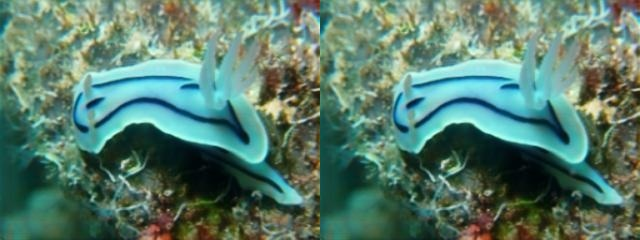
#> input picture output_image_EUVP1000_trainA/d0.0001_b1.2-2_l5_rs0.2_a0.45_sc0.03_m0_s42/compare/nm_115up.jpg, 640 x 240 px; its folder holds only this picture in this run
$ python add_marine_snow.py output_image_EUVP1000_trainA/d0.0001_b1.2-2_l5_rs0.2_a0.45_sc0.03_m0_s42/compare/nm_115up.jpg out.png
#> lines starting #> are read from the running program, lines starting #| are printed output that depends on the picture; after the words box and inside, x2 and y2 are one past the last pixel; in counts of white or black regions, pixels touching at a corner belong together
#!/usr/bin/env python3
# -*- coding: utf-8 -*-
"""
add_marine_snow.py
水中画像に合成マリンスノーを付加するスクリプト

現在の機能:
  - 大きなキャンバス（デフォルト 4096×4096）上にマリンスノーを1回生成し、
    各画像にランダムクロップして重ねる方式。
        - 粒サイズは絶対ピクセル単位で固定（解像度によらず同じ大きさ）
        - キャンバスの粒密度は density [粒/px] で均一なため、
          どの解像度の画像を切り取っても同じ粒密度感になる
        - キャンバスより大きい画像はキャンバスをタイリングして対応
        - --ref-dim で基準短辺解像度を指定すると、粒サイズが解像度に比例してスケーリングされる
          (例: ref-dim=540 なら 1080p 画像では粒が2倍の px になる = 物理的に正しい挙動)
    - 点の半径は重みテーブル（RADIUS_PROBS）で抽選
    - 粒レイヤー方式のぼかし: 粒だけを別レイヤーに描いてガウシアンぼかし後に合成
      (背景はぼかさない)
    - 粒ごとにぼかし強度σをランダムに抽選 (blur-min〜blur-max の一様分布)
        大きい粒ほどσを強める係数 (--blur-radius-scale) も指定可能
      σを blur-levels 段階に量子化し、レイヤーごとにまとめてぼかして高速化
    - 粒は半透明 (--alpha): 背景が透けることで水の色被りが粒にも乗る
    - LaMa用マスク出力: 粒の領域を二値マスクとして mask に保存する
        (白=粒の領域=補完対象)
        マスク範囲は snow-cutoff 後の有効領域と一致させる
        --mask-dilate で追加の一律膨張も可能
    - --lama 指定で LaMa公式predict.py の入力形式 (画像とマスク同居,
        マスク名は <画像名>_mask001.png) のフォルダも出力する

実行:
python3 add_marine_snow.py "/image" "/output_image" --lama
python3 add_marine_snow.py "Unpaired_1000/trainA_for_test" "/output_image_EUVP1000_trainA" --lama
"""

import argparse
import math
import zlib
from pathlib import Path
import cv2
import numpy as np

# ============================================================
# ベースライン設定メモ (2026-06-28)
# python3 add_marine_snow.py <input> <output> --lama
#   --density        0.0008
#   --blur-min       1.2
#   --blur-max       1.8
#   --blur-levels    5
#   --blur-radius-scale 0.1
#   --alpha          0.45
#   --snow-cutoff    0.03
#   --mask-dilate    0
#   --canvas-size    4096
#   --ref-dim        540
# RADIUS_PROBS = {0:50, 1:125, 2:50, 3:10, 4:5, 5:3, 6:2, 7:1}
# ============================================================

# 半径の重みテーブル (半径: 重み)
RADIUS_PROBS = {
0: 50,
1: 125,
2: 50,
3: 10,
4: 5,
5: 3,
6: 2,
7: 1,
# 8: 10,
# 9: 7,
# 10: 5,
# 11: 3,
# 12: 2,
# 13: 1,
# 14: 1,
# 15: 1,
}


def parse_args():
    p = argparse.ArgumentParser(description="合成マリンスノー付加")
    p.add_argument("input", help="入力画像のパス")
    p.add_argument("output", help="出力先のベースパス (条件フォルダをこの下に作成)")
    p.add_argument("--density", type=float, default=0.0008,
                   help="個数密度。個数 = キャンバス総ピクセル数 × density")
    p.add_argument("--blur-min", type=float, default=1.2,
                   help="粒ごとのぼかしσの下限 (くっきり寄りの粒)")
    p.add_argument("--blur-max", type=float, default=1.8,
                   help="粒ごとのぼかしσの上限 (ボケた粒)")
    p.add_argument("--blur-levels", type=int, default=5,
                   help="σの量子化段階数 (レイヤー枚数。多いほど多様だが遅い)")
    p.add_argument("--blur-radius-scale", type=float, default=0.1,
                   help="半径依存のぼかし強調係数。実効σ = 基本σ × (1 + 係数 × 半径)")
    p.add_argument("--alpha", type=float, default=0.45,
                   help="粒の不透明度 (0-1)。1.0=純白ベタ塗り、下げるほど背景が透けて色被りが乗る")
    p.add_argument("--snow-cutoff", type=float, default=0.03,
                   help="マリンスノーレイヤーの強度下限 (0-1)。未満は0として周辺の微小ぼけを切る")
    p.add_argument("--mask-dilate", type=int, default=0,
                   help="マスクの追加一律膨張量 px (0=なし)")
    p.add_argument("--lama", action="store_true",
                   help="LaMa公式predict.py用の入力フォルダも出力する")
    p.add_argument("--canvas-size", type=int, default=4096,
                   help="マリンスノーを生成するキャンバスの一辺のピクセル数 (デフォルト: 4096)")
    p.add_argument("--ref-dim", type=int, default=540,
                   help="粒サイズの基準短辺解像度 (px)。この解像度で各パラメータが定義されているとみなし、"
                        "実際の画像の短辺がこれと異なる場合は粒サイズ・σを比例スケーリングする。"
                        "例: ref-dim=540 なら 1080p 画像では粒が2倍の px になる")
    p.add_argument("--seed", type=int, default=42, help="乱数シード")
    return p.parse_args()


def validate_args(args):
    if not (0.0 <= args.density <= 1.0):
        raise SystemExit(f"--density は 0.0〜1.0 を指定してください: {args.density}")
    if not (0.0 <= args.alpha <= 1.0):
        raise SystemExit(f"--alpha は 0.0〜1.0 を指定してください: {args.alpha}")
    if not (0.0 <= args.snow_cutoff <= 1.0):
        raise SystemExit(f"--snow-cutoff は 0.0〜1.0 を指定してください: {args.snow_cutoff}")
    if args.blur_levels < 1:
        raise SystemExit(f"--blur-levels は 1 以上を指定してください: {args.blur_levels}")
    if args.blur_min < 0 or args.blur_max < 0:
        raise SystemExit(
            f"--blur-min/--blur-max は 0 以上を指定してください: {args.blur_min}, {args.blur_max}"
        )
    if args.blur_min > args.blur_max:
        raise SystemExit(
            f"--blur-min は --blur-max 以下を指定してください: {args.blur_min} > {args.blur_max}"
        )
    if args.blur_radius_scale < 0:
        raise SystemExit(
            f"--blur-radius-scale は 0 以上を指定してください: {args.blur_radius_scale}"
        )
    if args.mask_dilate < 0:
        raise SystemExit(f"--mask-dilate は 0 以上を指定してください: {args.mask_dilate}")
    if args.canvas_size <= 0:
        raise SystemExit(f"--canvas-size は 1 以上を指定してください: {args.canvas_size}")
    if args.ref_dim <= 0:
        raise SystemExit(f"--ref-dim は 1 以上を指定してください: {args.ref_dim}")


def _tag_float(v):
    """ファイル名タグ用に小数を文字列化する。"""
    s = f"{v:.5f}".rstrip("0").rstrip(".")
    return s.replace("-", "m")


def build_run_tag(args):
    """主要パラメータを埋め込んだ出力識別タグを作る。"""
    return (
        f"d{_tag_float(args.density)}"
        f"_b{_tag_float(args.blur_min)}-{_tag_float(args.blur_max)}"
        f"_l{args.blur_levels}"
        f"_rs{_tag_float(args.blur_radius_scale)}"
        f"_a{_tag_float(args.alpha)}"
        f"_sc{_tag_float(args.snow_cutoff)}"
        f"_m{args.mask_dilate}"
        f"_cs{args.canvas_size}"
        f"_rd{args.ref_dim}"
        f"_s{args.seed}"
    )


def resolve_cli_path(raw_path):
    """CLI引数のパスを実在する場所に寄せて解釈する。"""
    path = Path(raw_path)
    if path.exists():
        return path
    if path.is_absolute():
        if len(path.parts) == 2:
            return Path(__file__).resolve().parent / path.name
        trimmed = Path(str(path).lstrip("/\\"))
        if trimmed.exists():
            return trimmed
        cwd_candidate = Path.cwd() / trimmed
        if cwd_candidate.exists():
            return cwd_candidate
        script_candidate = Path(__file__).resolve().parent / trimmed
        if script_candidate.exists():
            return script_candidate
    return path


def build_output_dirs(output_path, run_tag):
    """条件ごとの親フォルダと、その下の出力4種フォルダを作る。"""
    if output_path.suffix:
        run_root = output_path.parent / f"{output_path.stem}_{run_tag}"
    else:
        run_root = output_path / run_tag
    image_dir = run_root / "image"
    compare_dir = run_root / "compare"
    mask_dir = run_root / "mask"
    overlay_dir = run_root / "mask_overlay"
    image_dir.mkdir(parents=True, exist_ok=True)
    compare_dir.mkdir(parents=True, exist_ok=True)
    mask_dir.mkdir(parents=True, exist_ok=True)
    overlay_dir.mkdir(parents=True, exist_ok=True)
    return run_root, image_dir, compare_dir, mask_dir, overlay_dir


def make_sigma_levels(blur_min, blur_max, blur_levels, blur_radius_scale, max_radius):
    """ぼかしσの量子化段階を作る。小σ側の表現力を保つため基本は対数間隔。"""
    sigma_max_scaled = blur_max * (1.0 + blur_radius_scale * max_radius)
    if blur_levels == 1:
        return np.array([blur_min], dtype=np.float32), sigma_max_scaled
    if blur_min > 0 and sigma_max_scaled > 0:
        sigmas = np.geomspace(blur_min, sigma_max_scaled, blur_levels)
    else:
        # blur-min=0 の場合は対数間隔が使えないため線形間隔にフォールバック
        sigmas = np.linspace(blur_min, sigma_max_scaled, blur_levels)
    return sigmas.astype(np.float32), sigma_max_scaled


def generate_snow_canvas(canvas_size, density, blur_min, blur_max, blur_levels,
                          blur_radius_scale, snow_cutoff, rng):
    """canvas_size x canvas_size のスノーレイヤーを生成する。

    粒数 = canvas_size^2 x density。粒サイズは絶対ピクセル単位（スケーリングなし）。
    戻り値: (snow_layer float32 0-1, num, counts, level_counts, sigmas, sigma_max_scaled)
    """
    h = w = canvas_size
    num = int(round(canvas_size * canvas_size * density))

    radii_choices = list(RADIUS_PROBS.keys())
    probs = np.array(list(RADIUS_PROBS.values()), dtype=np.float64)
    prob_sum = float(np.sum(probs))
    if prob_sum <= 0.0:
        raise SystemExit("RADIUS_PROBS の確率合計が 0 以下です")
    probs = probs / prob_sum
    counts = {r: 0 for r in radii_choices}

    max_radius = max(radii_choices)
    sigmas, sigma_max_scaled = make_sigma_levels(
        blur_min, blur_max, blur_levels, blur_radius_scale, max_radius
    )
    layers = [np.zeros((h, w), dtype=np.float32) for _ in range(blur_levels)]
    level_counts = [0] * blur_levels

    for _ in range(num):
        cx = int(rng.integers(0, w))
        cy = int(rng.integers(0, h))
        radius = int(rng.choice(radii_choices, p=probs))
        counts[radius] += 1
        sigma_base = rng.uniform(blur_min, blur_max)
        sigma = sigma_base * (1.0 + blur_radius_scale * radius)
        level = int(np.argmin(np.abs(sigmas - sigma)))
        level_counts[level] += 1
        layer = layers[level]
        if radius == 0:
            layer[cy, cx] = 1.0
        else:
            cv2.circle(layer, (cx, cy), radius, 1.0, thickness=-1, lineType=cv2.LINE_8)

    snow_layer = np.zeros((h, w), dtype=np.float32)
    for i, (layer, sigma) in enumerate(zip(layers, sigmas)):
        if level_counts[i] == 0:
            continue
        sigma_f = float(sigma)
        if sigma_f > 0:
            k = int(2 * round(3 * sigma_f) + 1)
            layer = cv2.GaussianBlur(layer, (k, k), sigma_f)
        snow_layer = np.maximum(snow_layer, layer)

    if snow_cutoff > 0:
        snow_layer = np.where(snow_layer >= snow_cutoff, snow_layer, 0.0)

    return snow_layer, num, counts, level_counts, sigmas, sigma_max_scaled


def crop_snow_canvas(snow_canvas, w, h, rng):
    """キャンバスから w x h のランダムクロップを切り出す。

    画像がキャンバスより大きい場合はタイリングしてから切り出す。
    """
    ch, cw = snow_canvas.shape[:2]
    if w <= cw and h <= ch:
        ox = int(rng.integers(0, cw - w + 1))
        oy = int(rng.integers(0, ch - h + 1))
        return snow_canvas[oy:oy + h, ox:ox + w]
    tiles_x = math.ceil(w / cw) + 1
    tiles_y = math.ceil(h / ch) + 1
    tiled = np.tile(snow_canvas, (tiles_y, tiles_x))
    tiled_h, tiled_w = tiled.shape[:2]
    ox = int(rng.integers(0, tiled_w - w + 1))
    oy = int(rng.integers(0, tiled_h - h + 1))
    return tiled[oy:oy + h, ox:ox + w]


def crop_snow_canvas_scaled(snow_canvas, w, h, ref_dim, rng):
    """ref_dim を基準に粒サイズをスケーリングしてキャンバスからクロップする。

    scale = min(h, w) / ref_dim として、キャンバス空間では w/scale × h/scale を切り出し、
    それを (w, h) にリサイズすることで粒が解像度に比例した大きさに見える。
    - scale > 1 (高解像度): 粒が拡大されて大きく見える
    - scale < 1 (低解像度): 粒が縮小されて小さく見える (物理的に正しい挙動)
    """
    scale = min(h, w) / ref_dim
    sample_w = max(1, round(w / scale))
    sample_h = max(1, round(h / scale))
    patch = crop_snow_canvas(snow_canvas, sample_w, sample_h, rng)
    if abs(scale - 1.0) < 0.005:
        return patch
    interp = cv2.INTER_LINEAR if scale > 1 else cv2.INTER_AREA
    return cv2.resize(patch, (w, h), interpolation=interp)


def apply_snow(img, snow_crop, alpha_val, mask_dilate):
    """クロップ済みスノーレイヤーを画像に合成し、マスクを生成する。

    戻り値: (付加済み画像, 二値マスク, cutoff領域マスク)
    """
    alpha = (snow_crop * alpha_val)[..., None]
    out = img.astype(np.float32) * (1.0 - alpha) + 255.0 * alpha

    cutoff_mask = np.where(snow_crop > 0, 255, 0).astype(np.uint8)
    mask = cutoff_mask.copy()
    if mask_dilate > 0:
        kernel = cv2.getStructuringElement(
            cv2.MORPH_ELLIPSE, (2 * mask_dilate + 1, 2 * mask_dilate + 1)
        )
        mask = cv2.dilate(mask, kernel)

    return np.clip(out, 0, 255).astype(np.uint8), mask, cutoff_mask


def make_canvas_rng(seed):
    """キャンバス生成用の乱数生成器（全画像で共通のシード）。"""
    return np.random.default_rng(seed)


def make_image_rng(seed, filename):
    """画像ごとのクロップ位置決定用の乱数生成器。

    シード = 共通seed + ファイル名のCRC32。同じ画像 x 同じ--seedなら常に同じ位置を再現する。
    """
    return np.random.default_rng(seed + zlib.crc32(filename.encode("utf-8")))


def process_one(input_path, output_path, compare_path, mask_path, overlay_path,
                lama_dir, snow_canvas, args):
    rng = make_image_rng(args.seed, input_path.name)
    img = cv2.imread(str(input_path))
    if img is None:
        print(f"  [スキップ] 画像を読み込めません: {input_path}")
        return
    h, w = img.shape[:2]
    snow_crop = crop_snow_canvas_scaled(snow_canvas, w, h, args.ref_dim, rng)
    out, mask, cutoff_mask = apply_snow(img, snow_crop, args.alpha, args.mask_dilate)

    if not cv2.imwrite(str(output_path), out):
        print(f"  [失敗] 画像を書き込めません: {output_path}")
        return
    compare = np.hstack((img, out))
    if not cv2.imwrite(str(compare_path), compare):
        print(f"  [失敗] 比較画像を書き込めません: {compare_path}")
        return
    if not cv2.imwrite(str(mask_path), mask):
        print(f"  [失敗] マスク画像を書き込めません: {mask_path}")
        return
    contours, _ = cv2.findContours(mask, cv2.RETR_EXTERNAL, cv2.CHAIN_APPROX_SIMPLE)
    overlay = out.copy()
    cv2.drawContours(overlay, contours, -1, (0, 0, 255), 1, lineType=cv2.LINE_8)
    if not cv2.imwrite(str(overlay_path), overlay):
        print(f"  [失敗] マスク重ね確認画像を書き込めません: {overlay_path}")
        return
    if lama_dir is not None:
        stem = input_path.stem
        ok1 = cv2.imwrite(str(lama_dir / f"{stem}.png"), out)
        ok2 = cv2.imwrite(str(lama_dir / f"{stem}_mask001.png"), mask)
        if not (ok1 and ok2):
            print(f"  [失敗] LaMa形式の出力を書き込めません: {lama_dir}")
            return

    print(f"  {w}x{h} -> {output_path}")
    if lama_dir is not None:
        print(f"  -> LaMa入力: {lama_dir}/")

    unique_vals = np.unique(mask)
    is_binary = (
        np.array_equal(unique_vals, np.array([0, 255], dtype=np.uint8))
        or np.array_equal(unique_vals, np.array([0], dtype=np.uint8))
        or np.array_equal(unique_vals, np.array([255], dtype=np.uint8))
    )
    delta = np.abs(out.astype(np.int16) - img.astype(np.int16))
    changed = np.any(delta >= 1, axis=2)
    changed_count = int(np.count_nonzero(changed))
    inside_count = int(np.count_nonzero(changed & (mask == 255)))
    coverage = 100.0 if changed_count == 0 else (inside_count / changed_count * 100.0)
    print(f"  検証: unique(mask)={unique_vals.tolist()} / 二値OK={is_binary}")
    print(f"  検証: 変化画素(差分>=1)のマスク内率 {inside_count}/{changed_count} = {coverage:.2f}%")


def main():
    args = parse_args()
    validate_args(args)
    run_tag = build_run_tag(args)

    canvas_rng = make_canvas_rng(args.seed)
    snow_canvas, num, counts, level_counts, sigmas, sigma_max_scaled = generate_snow_canvas(
        args.canvas_size,
        args.density,
        args.blur_min,
        args.blur_max,
        args.blur_levels,
        args.blur_radius_scale,
        args.snow_cutoff,
        canvas_rng,
    )
#> after the loop in generate_snow_canvas, `for _ in range(num):`:
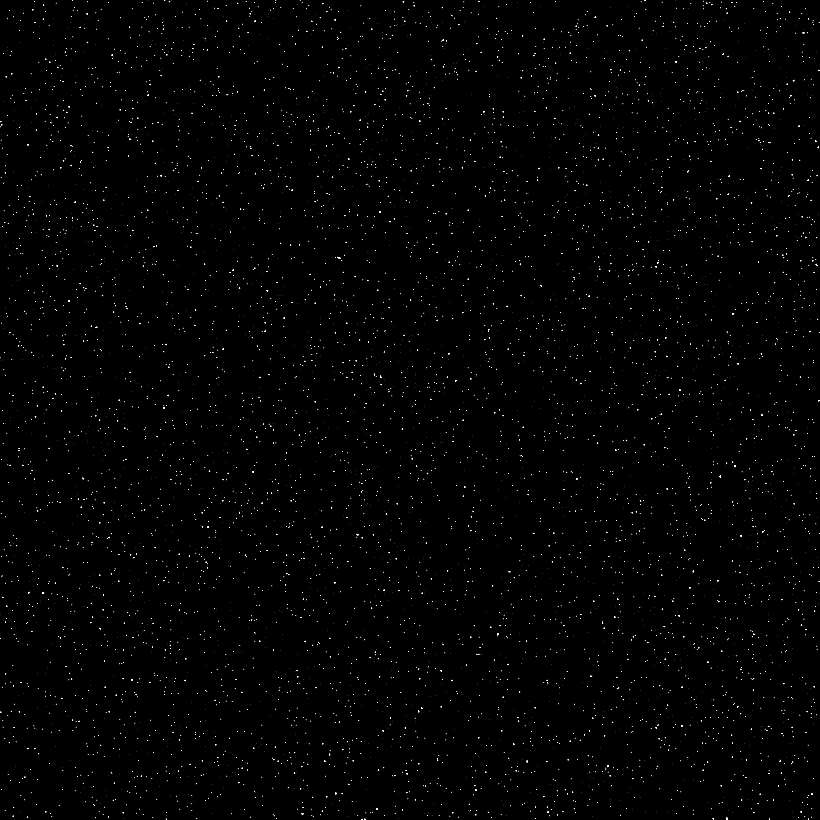
#> layer: shape (4096, 4096) float32 (shown at 1/5 size); values 0 (black) and 1 (white), 0.22% white in thin lines or dots
#> after the loop in generate_snow_canvas, `for i, (layer, sigma) in enumerate(zip(layers, sigmas)):`:
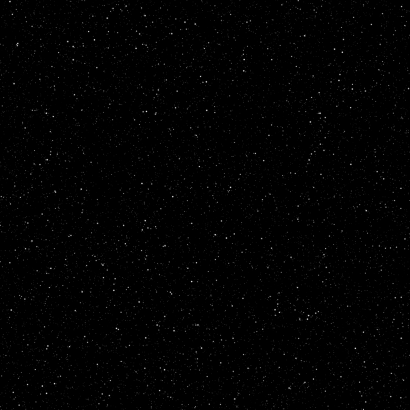
#> snow_layer: shape (4096, 4096) float32 (shown at 1/10 size); min 0, max 0.999, mean 0.00801
    print(f"キャンバス {args.canvas_size}x{args.canvas_size} に {num:,} 粒を生成")
#| キャンバス 4096x4096 に 13,422 粒を生成
    print(f"  ぼかしσ {args.blur_min}〜{args.blur_max}, 最大σ {sigma_max_scaled:.2f}, "
          f"{args.blur_levels}段階, α={args.alpha}")
#|   ぼかしσ 1.2〜1.8, 最大σ 3.06, 5段階, α=0.45
    breakdown = " / ".join(f"r{r}: {c}個" for r, c in counts.items())
    print(f"  半径内訳: {breakdown}")
#|   半径内訳: r0: 2738個 / r1: 6789個 / r2: 2746個 / r3: 543個 / r4: 284個 / r5: 153個 / r6: 105個 / r7: 64個

    input_path = resolve_cli_path(args.input)
    output_path = resolve_cli_path(args.output)

    if input_path.is_dir():
        run_root, output_dir, compare_dir, mask_dir, overlay_dir = build_output_dirs(output_path, run_tag)
        lama_dir = None
        if args.lama:
            lama_dir = run_root / "lama_input"
            lama_dir.mkdir(parents=True, exist_ok=True)
        exts = {".png", ".jpg", ".jpeg", ".bmp", ".tif", ".tiff"}
        files = sorted(p for p in input_path.iterdir() if p.suffix.lower() in exts)
        if not files:
            raise SystemExit(f"画像ファイルが見つかりません: {input_path}")
        for f in files:
            out_file = output_dir / f.name
            compare_file = compare_dir / f.name
            mask_file = mask_dir / f"{f.stem}.png"
            overlay_file = overlay_dir / f"{f.stem}.png"
            print(f"\n[{f.name}]")
            process_one(
                f,
                out_file,
                compare_file,
                mask_file,
                overlay_file,
                lama_dir,
                snow_canvas,
                args,
            )
    else:
        if not input_path.exists():
            raise SystemExit(f"画像を読み込めません: {input_path}")
        run_root, output_dir, compare_dir, mask_dir, overlay_dir = build_output_dirs(output_path, run_tag)
        if output_path.suffix:
            out_file = output_dir / output_path.name
            compare_name = output_path.name
        else:
            out_file = output_dir / f"{input_path.stem}.png"
            compare_name = f"{input_path.stem}.png"
        compare_file = compare_dir / compare_name
        mask_file = mask_dir / f"{input_path.stem}.png"
        overlay_file = overlay_dir / f"{input_path.stem}.png"
        lama_dir = None
        if args.lama:
            lama_dir = run_root / "lama_input"
            lama_dir.mkdir(parents=True, exist_ok=True)
        process_one(
            input_path,
            out_file,
            compare_file,
            mask_file,
            overlay_file,
            lama_dir,
            snow_canvas,
            args,
        )
#> in process_one, img is the input picture: shape (240, 640, 3); mean B, G, R 107.6, 123.6, 87.9
#> in apply_snow, `alpha = (snow_crop * alpha_val)[..., None]`:
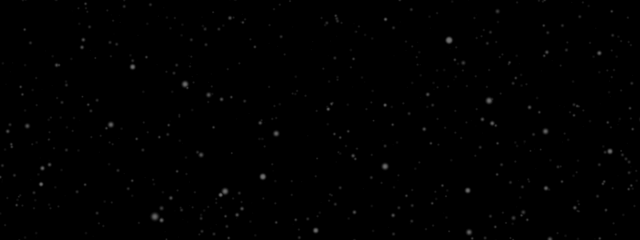
#> alpha: shape (240, 640, 1) float32; min 0, max 0.447, mean 0.00347
#> in apply_snow, `cutoff_mask = np.where(snow_crop > 0, 255, 0).astype(np.uint8)`:
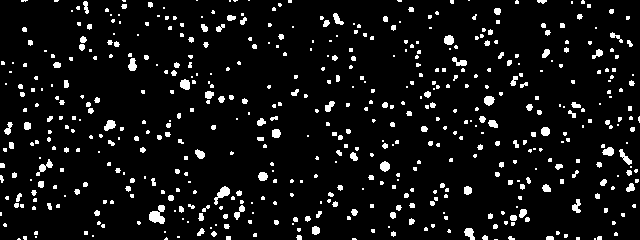
#> cutoff_mask: shape (240, 640); 7% white; 541 white regions (347 under 20 px)
#> in process_one, `compare = np.hstack((img, out))`:
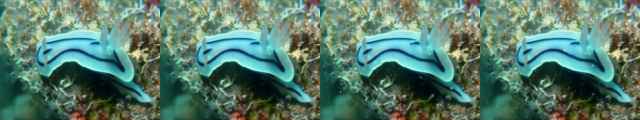
#> compare: shape (240, 1280, 3) (shown at 1/2 size); mean B, G, R 107.8, 123.8, 88.1
#> in process_one, `contours, _ = cv2.findContours(mask, cv2.RETR_EXTERNAL, cv2.CHAIN_APPR..`: contours = 541 contours, 472 with area under 20; largest, box (x1, y1, x2, y2) and area: (149, 205, 165, 224) 157, (214, 186, 230, 205) 105, (36, 159, 53, 176) 72, (180, 79, 190, 90) 72, (104, 120, 116, 131) 71
#> in process_one, `cv2.drawContours(overlay, contours, -1, (0, 0, 255), 1, lineType=cv2.L..`:
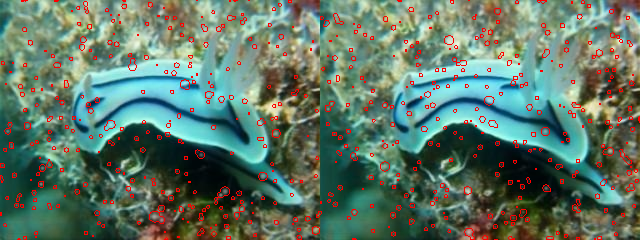
#> overlay: shape (240, 640, 3); mean B, G, R 103.6, 118.8, 95.6
#|   640x240 -> out_d0.0008_b1.2-1.8_l5_rs0.1_a0.45_sc0.03_m0_cs4096_rd540_s42/image/out.png
#> in process_one, `unique_vals = np.unique(mask)`: unique_vals = [0, 255]
#> in process_one, `is_binary = ( np.array_equal(unique_vals, np.array([0, 255], dtype=np...`: is_binary = True
#> in process_one, `changed = np.any(delta >= 1, axis=2)`:
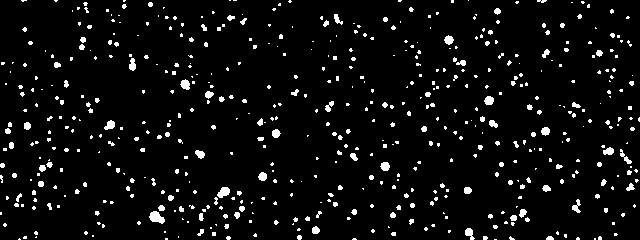
#> changed: shape (240, 640) bool; 5.2% white; 561 white regions (465 under 20 px), largest, box (x1, y1, x2, y2) and area: (149, 211, 165, 224) 131, (217, 187, 230, 198) 97, (180, 79, 190, 90) 77
#> in process_one, `changed_count = int(np.count_nonzero(changed))`: changed_count = 8001
#> in process_one, `coverage = 100.0 if changed_count == 0 else (inside_count / changed_co..`: coverage = 100
#|   検証: unique(mask)=[0, 255] / 二値OK=True
#|   検証: 変化画素(差分>=1)のマスク内率 8001/8001 = 100.00%


if __name__ == "__main__":
    main()
